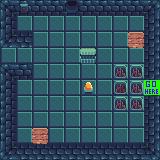

The image is a tile-based game level rendered from a .tmx file. Its description and complete source (layers, tilesets, objects, tile grids) follow:
An orthogonal 10x10 tile map with 16x16 px tiles, 3 tile layers (ground, wall, interactable).

<map version="1.8" tiledversion="1.8.4" orientation="orthogonal" renderorder="right-down" width="10" height="10" tilewidth="16" tileheight="16" infinite="0" nextlayerid="5" nextobjectid="1">
 <tileset firstgid="1" source="tmp-tilemap.tsx" />
 <layer id="1" name="ground" width="10" height="10">
  <data encoding="csv">
0,0,0,0,0,0,0,0,0,0,
0,2,2,2,2,2,2,2,2,0,
0,0,2,2,2,2,2,2,2,0,
2,2,2,2,2,2,2,2,2,0,
0,0,2,2,2,2,2,7,7,0,
0,2,2,2,2,2,2,23,7,2,
0,2,2,2,2,2,2,7,7,0,
0,2,2,2,2,2,2,2,2,0,
0,2,2,2,2,2,2,2,2,0,
0,0,0,0,0,0,0,0,0,0
</data>
 </layer>
 <layer id="2" name="wall" width="10" height="10">
  <data encoding="csv">
29,4,4,4,17,4,4,4,4,31,
33,0,0,0,0,0,0,0,0,35,
37,38,0,0,0,0,0,0,0,35,
0,0,0,0,0,0,0,0,0,35,
29,30,0,0,0,0,0,0,0,35,
33,0,0,0,0,0,0,0,0,0,
33,0,0,0,0,0,0,0,0,35,
33,0,0,0,0,0,0,0,0,35,
33,0,0,0,0,0,0,0,0,35,
37,38,38,38,38,38,38,38,38,39
</data>
 </layer>
 <layer id="4" name="interactable" width="10" height="10">
  <data encoding="csv">
0,15,0,0,0,0,0,0,0,0,
0,0,0,0,0,0,0,0,0,0,
0,0,0,0,0,0,0,0,3,0,
0,0,0,0,0,5,0,0,0,0,
0,0,0,0,0,0,0,0,0,0,
0,0,0,0,0,12,0,0,0,32,
0,0,0,0,0,0,0,0,0,0,
0,0,0,0,0,0,0,0,0,0,
0,0,3,0,0,0,0,0,0,0,
0,0,0,0,0,0,0,0,0,0
</data>
 </layer>
</map>
